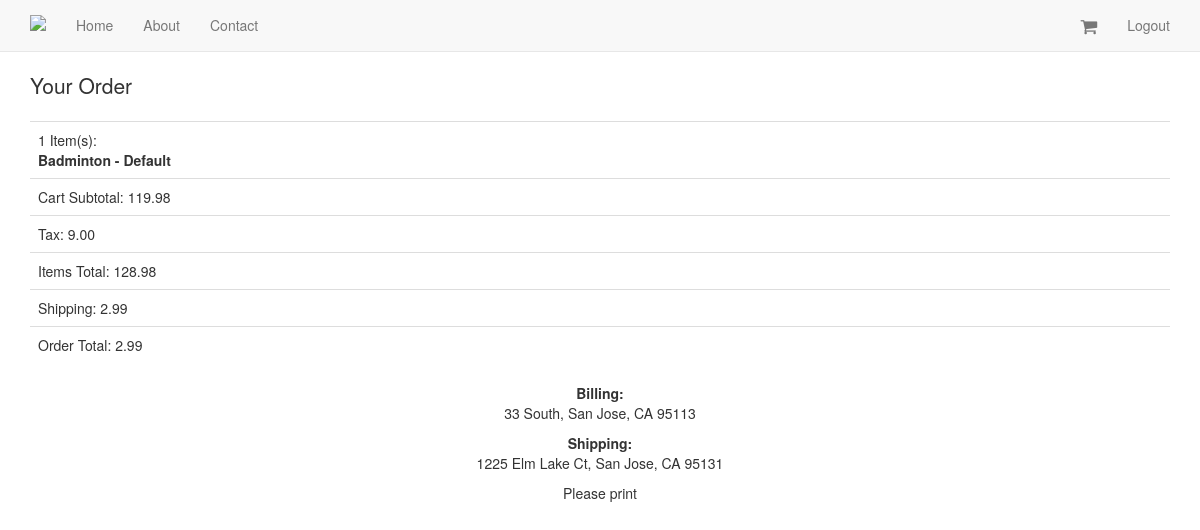
Page /orders/1/ (signed in) on the committed database.
### orders/models.py (models this page shows, shortened)
class Order(models.Model):
    status = models.CharField(max_length=10, choices=ORDER_STATUS_CHOICES, default='created')
    user = models.ForeignKey(UserCheckout, null=True)
    cart = models.ForeignKey(Cart)
    billing_address = models.ForeignKey(UserAddress, related_name='billing_address', null=True)
    shipping_address = models.ForeignKey(UserAddress, related_name='shipping_address', null=True)
    shipping_total_price = models.DecimalField(max_digits=20, decimal_places=2, default=2.99)
    order_total = models.DecimalField(max_digits=20, decimal_places=2,)
    order_id = models.CharField(max_length=20, null=True, blank=True)

class UserAddress(models.Model):
    user = models.ForeignKey(UserCheckout)
    addr_type = models.CharField(max_length=30, choices=ADDRESS_TYPE)
    street = models.CharField(max_length=40)
    zipcode = models.PositiveIntegerField()
    state = models.CharField(max_length=40)
    city = models.CharField(max_length=40)
    def get_address(self):
        return "%s, %s, %s %s" %(self.street, self.city, self.state, self.zipcode)

### carts/models.py (models this page shows, shortened)
class Cart(models.Model):
    user = models.ForeignKey(settings.AUTH_USER_MODEL, null=True, blank=True)
    items = models.ManyToManyField(Variation, through=CartItem)
    timestamp = models.DateTimeField(auto_now_add=True, auto_now=False)
    updated = models.DateTimeField(auto_now_add=False, auto_now=True)
    subtotal = models.DecimalField(max_digits=50, decimal_places=2, default=0.00)
    tax_percentage = models.DecimalField(max_digits=10, decimal_places=5, default=0.085)
    tax_total = models.DecimalField(max_digits=50, decimal_places=2, default=0.00)
    total = models.DecimalField(max_digits=50, decimal_places=2, default=0.00)

class CartItem(models.Model):
	cart = models.ForeignKey("Cart")
	item = models.ForeignKey(Variation)
	quantity = models.PositiveIntegerField(default=1)
	line_item_total = models.DecimalField(max_digits=10, decimal_places=2)

### products/models.py (models this page shows, shortened)
class Variation(models.Model):
    product = models.ForeignKey(Product)
    title = models.CharField(max_length=40)
    price = models.DecimalField(decimal_places=2, max_digits=20)
    sales_price = models.DecimalField(decimal_places=2, max_digits=20, null=True, blank=True)
    active = models.BooleanField(default=True)
    inventory = models.IntegerField(null=True, blank=True)
    def get_title(self):
        return "%s - %s"%(self.product.title, self.title)

class Product(models.Model):
    title = models.CharField(max_length=40)
    description = models.TextField(blank=True, null=True)
    price = models.DecimalField(decimal_places=2, max_digits=20)
    active = models.BooleanField(default=True)
    categories = models.ManyToManyField('Category', blank=True)
    default = models.ForeignKey('Category', related_name='default_category', null=True, blank=True)
    objects = ProductManager()

### orders/views.py (the view)
# urls.py: url(r'orders/(?P<pk>\d+)/$',OrderDetail.as_view(), name="order_detail"),
class OrderDetail(DetailView):
    model = Order
    def dispatch(self, request, *args, **kwargs):
        try:
            user_check_id = self.request.session.get("user_checkout_id")
            user_checkout = UserCheckout.objects.get(id=user_check_id)
        except UserCheckout.DoesNotExist:
            user_checkout = UserCheckout.objects.get(user=request.user)
        except:
            user_checkout = None
        obj = self.get_object()
        if obj.user == user_checkout and user_checkout is not None:
            return super(OrderDetail,self).dispatch(request, *args, **kwargs)
        else:
            raise Http404

### templates/orders/order_detail.html
{% extends "base.html" %}
{% block content %}
{% include "orders/order_summary_short.html" with order=order %}
<p>Please print</p>
{% endblock %}

### templates/orders/order_summary_short.html
<p class="lead">
        Your Order</p>
    <table class="table">
        <tr><td>{{ order.cart.cartitem_set.count }} Item(s):<br/>{% for i in order.cart.cartitem_set.all %}
        <b>{{ i.item.get_title }}</b><br/>{% endfor %} </td></tr>
        <tr><td>Cart Subtotal: {{ order.cart.subtotal }}</td></tr>
        <tr><td>Tax: {{ order.cart.tax_total }}</td></tr>
        <tr><td>Items Total: {{ order.cart.total }}</td></tr>
        <tr><td>Shipping: {{ order.shipping_total_price }}</td></tr>
        <tr><td>Order Total: {{ order.order_total }}</td></tr>
    </table>
</div>
<div class="col-sm-4 col-sm-offset-4 text-center">
    <p><b>Billing:</b><br/>
        {{ order.billing_address.get_address }}
    </p>
    <p><b>Shipping:</b><br/>
        {{ order.shipping_address.get_address }}
    </p>

### static_in_pro/our_static/css/navbar-static-top.css (style rules this page uses)
body { min-height: 2000px; }

### rows in the picture
Order: cart.cartitem_set.count "1", cart.subtotal "119.98", cart.tax_total "9.00", cart.total "128.98", shipping_total_price "2.99", order_total "2.99", billing_address.get_address "33 South, San Jose, CA 95113", shipping_address.get_address "1225 Elm Lake Ct, San Jose, CA 95131"
CartItem: item.get_title "Badminton - Default"
